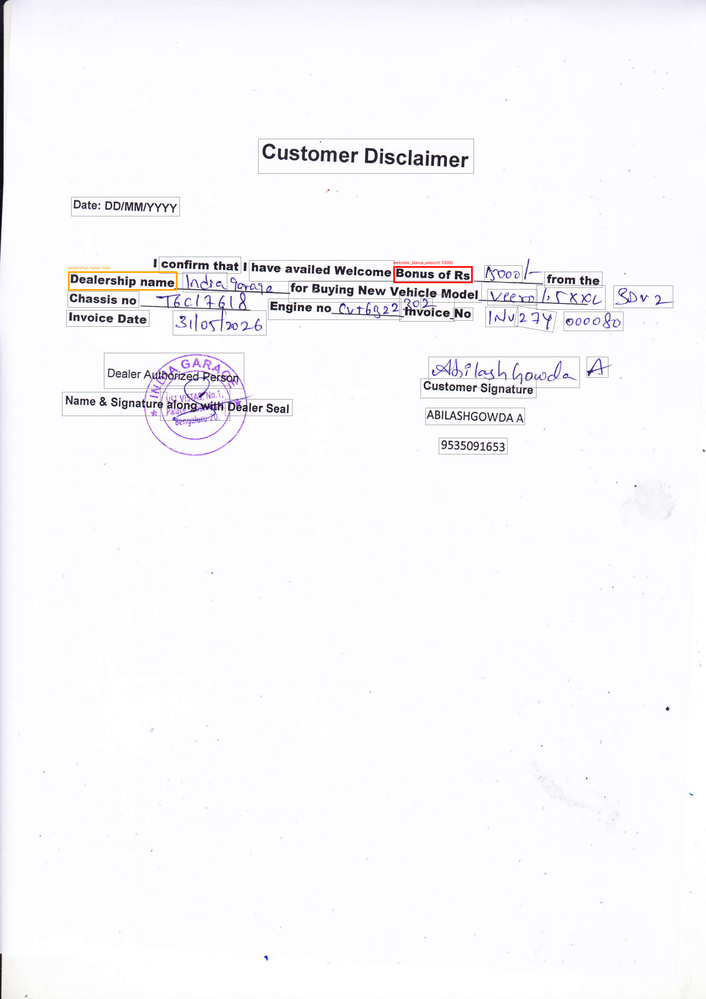
#> input picture DISC -1781516436736_debug_page_1.png, 706 x 999 px, shrunk from 1786 x 2526 before the run
$ python -i contrast.py   (imports and definitions only)
#> lines starting #> are read from the running program, lines starting #| are printed output that depends on the picture
#> further down, picture is the input picture: PIL image 706x999 RGB; mean R, G, B 248.6, 247.4, 250.6
"""
preprocessing/contrast.py
==========================
Contrast enhancement and watermark/stamp suppression using OpenCV.
Uses CLAHE (Contrast Limited Adaptive Histogram Equalization) +
adaptive thresholding to improve OCR readability.
"""
import logging
import numpy as np

try:
    import cv2
    _CV2_AVAILABLE = True
except ImportError:
    _CV2_AVAILABLE = False


def enhance_contrast(pil_image, method="clahe"):
    """
    Enhance contrast of a scanned document page to improve OCR accuracy.
    Suppresses low-contrast watermarks (e.g. Mahindra logo) and circular stamps
    that bleed into tabular text rows.

    Args:
        pil_image: PIL.Image (RGB)
        method: "clahe" (default adaptive) or "threshold" (hard binary)

    Returns:
        PIL.Image: Contrast-enhanced image (RGB)
    """
#> called with method = 'clahe'
    if not _CV2_AVAILABLE:
        return pil_image

    try:
        from PIL import Image

        img_array = np.array(pil_image.convert("RGB"))
        gray = cv2.cvtColor(img_array, cv2.COLOR_RGB2GRAY)

        if method == "threshold":
            # Hard adaptive threshold — best for dense tabular text
            processed = cv2.adaptiveThreshold(
                gray, 255,
                cv2.ADAPTIVE_THRESH_GAUSSIAN_C,
                cv2.THRESH_BINARY,
                blockSize=15,
                C=10
            )
            # Return as RGB (3-channel) for compatibility
            result = cv2.cvtColor(processed, cv2.COLOR_GRAY2RGB)

        else:
            # CLAHE — best general-purpose enhancement
            # Reduces stamp/watermark bleed while keeping text sharp
            clahe = cv2.createCLAHE(clipLimit=2.5, tileGridSize=(8, 8))
            enhanced = clahe.apply(gray)
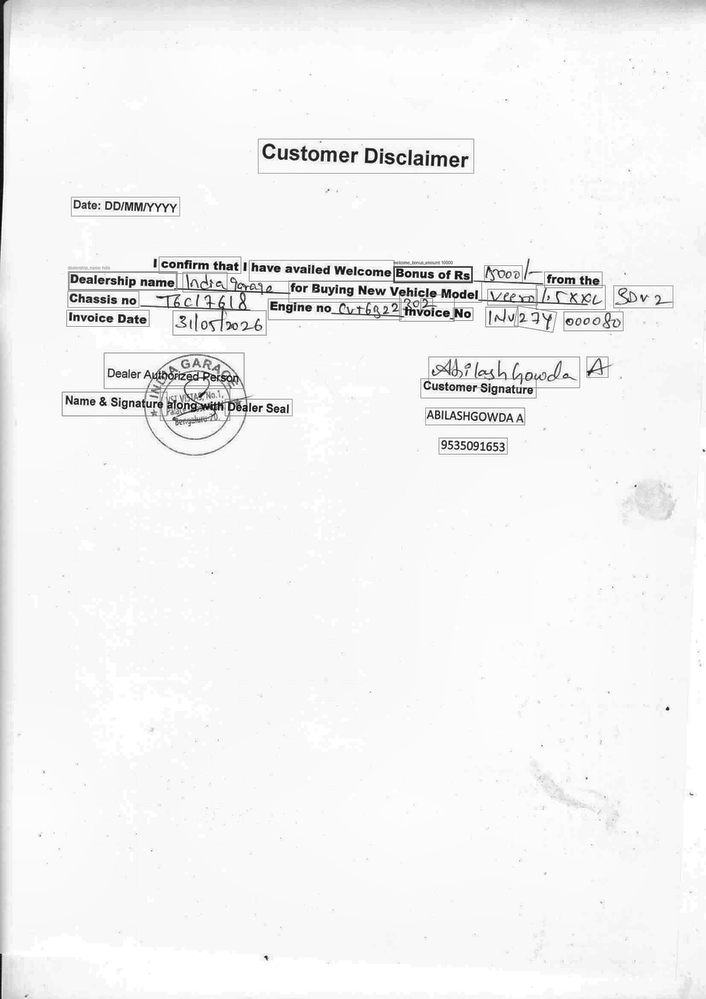
#> enhanced: shape (999, 706); min 1, max 255, mean 243.2

            # Mild denoising to remove scanner grain
            denoised = cv2.fastNlMeansDenoising(enhanced, h=10)

            result = cv2.cvtColor(denoised, cv2.COLOR_GRAY2RGB)

        return Image.fromarray(result)

    except Exception as e:
        logging.warning(f"[contrast] Error enhancing contrast: {e}. Returning original.")
        return pil_image


# [70 lines left out: function suppress_watermark, not called in this run]

>>> from PIL import Image
>>> picture = Image.open('../../DISC -1781516436736_debug_page_1.png')
>>> result = enhance_contrast(picture)

$ run again, on visual_customer_signature.png
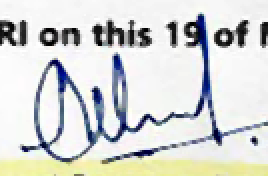
#> input picture visual_customer_signature.png, 134 x 88 px (shown 2 times larger)
#> picture is the input picture: PIL image 134x88 RGB; mean R, G, B 212.2, 214.1, 211.8
#> in enhance_contrast, `gray = cv2.cvtColor(img_array, cv2.COLOR_RGB2GRAY)`:
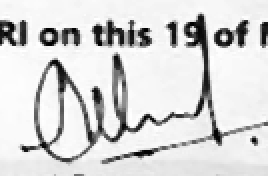
#> gray: shape (88, 134) (shown 2 times larger); min 0, max 255, mean 213.3
#> in enhance_contrast, `enhanced = clahe.apply(gray)`:
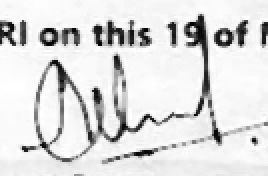
#> enhanced: shape (88, 134) (shown 2 times larger); min 1, max 255, mean 220
